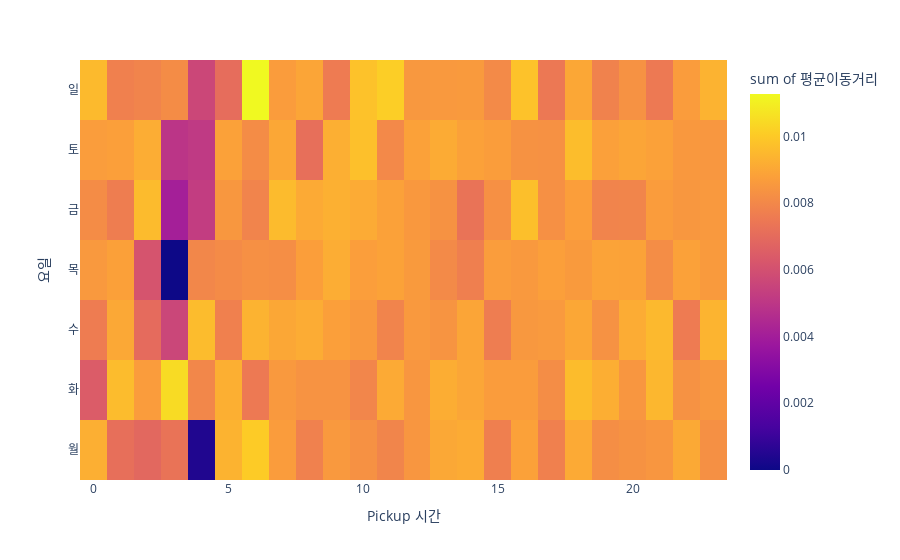

This figure's notebook cell:
### Markdown cell above
# title: 요일,시간에 따른 평균이동거리 시각화

### Code cell
df.dist.describe()
weekday_korean = ['월', '화', '수', '목', '금', '토', '일']
average_distance = nearby_trips.groupby(['dayofweek', 'pickup_hour'])['dist'].mean().reset_index(name='평균이동거리')

fig2 = px.density_heatmap(
    data_frame=average_distance,
    x='pickup_hour',
    y='dayofweek',
    z='평균이동거리',
    nbinsx=24,
    nbinsy=7,
    height=300,
)

fig2.update_layout(
    xaxis=dict(title='Pickup 시간'),
    yaxis=dict(
        title='요일',
        tickvals=list(range(7)),  
        ticktext=weekday_korean   
    )
)

fig2.show()

### Figure 1 — Plotly figure (JSON) as saved in the notebook; plotly's stock layout.template omitted (floating-point values rounded to 4 significant figures; data arrays with more than 128 entries replaced by an {"elided": "..."} marker saying what was removed)
{"data": [{"coloraxis": "coloraxis", "histfunc": "sum", "hovertemplate": "pickup_hour=%{x}<br>dayofweek=%{y}<br>sum of 평균이동거리=%{z}<extra></extra>", "name": "", "nbinsx": 24, "nbinsy": 7, "type": "histogram2d", "x": {"elided": "167 int values"}, "xaxis": "x", "xbingroup": "x", "y": {"elided": "167 int values"}, "yaxis": "y", "ybingroup": "y", "z": {"elided": "167 float values"}}], "layout": {"autosize": true, "coloraxis": {"colorbar": {"title": {"text": "sum of 평균이동거리"}}, "colorscale": [[0, "#0d0887"], [0.1111, "#46039f"], [0.2222, "#7201a8"], [0.3333, "#9c179e"], [0.4444, "#bd3786"], [0.5556, "#d8576b"], [0.6667, "#ed7953"], [0.7778, "#fb9f3a"], [0.8889, "#fdca26"], [1, "#f0f921"]]}, "legend": {"tracegroupgap": 0}, "margin": {"t": 60}, "xaxis": {"anchor": "y", "autorange": true, "domain": [0, 1], "range": [-0.5, 23.5], "title": {"text": "Pickup 시간"}, "type": "linear"}, "yaxis": {"anchor": "x", "autorange": true, "domain": [0, 1], "range": [-0.5, 6.5], "ticktext": ["월", "화", "수", "목", "금", "토", "일"], "tickvals": [0, 1, 2, 3, 4, 5, 6], "title": {"text": "요일"}, "type": "linear"}}}
